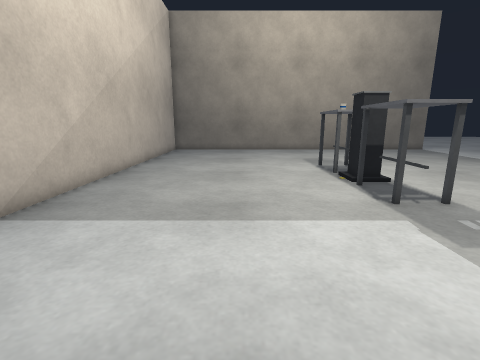
[1] (above)

16 first-person views from a walk through a robot-simulator world made for Gazebo. The camera is 0.59 m above the floor, tilts 12° down and sees 85° across. The floor is counted in squares, 0.25 m on a side. Each view is taken from the middle of a square. On the plan, view 1 faces up. The plan holds only what a view shows up to about 17 squares ahead; the rest is blank. The place goes on beyond the plan.

[2]
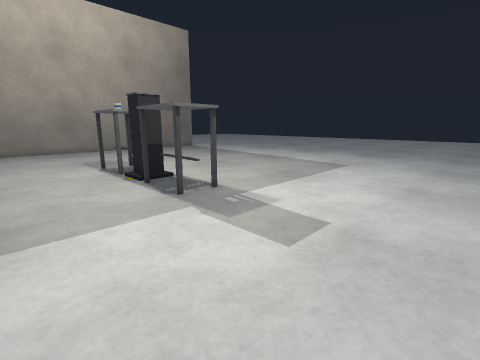

[3]
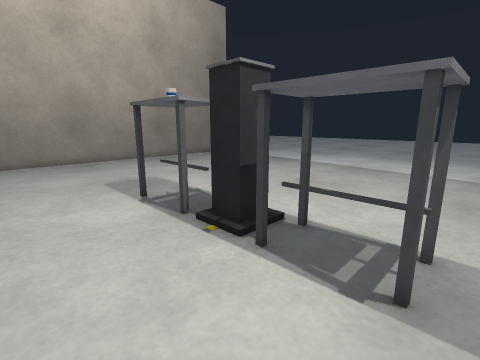

[4]
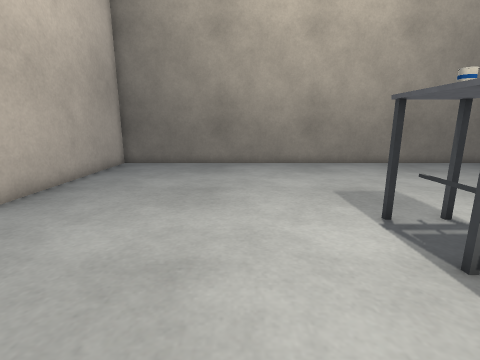

[5]
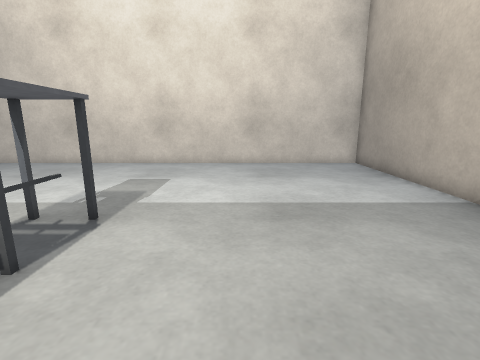

[6]
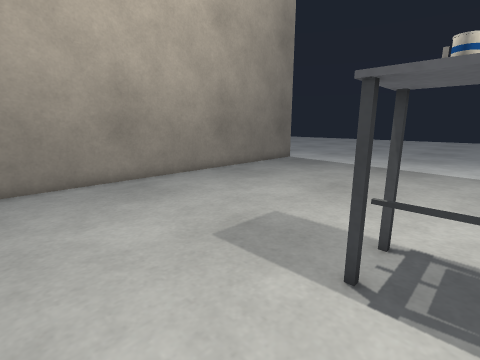

[7]
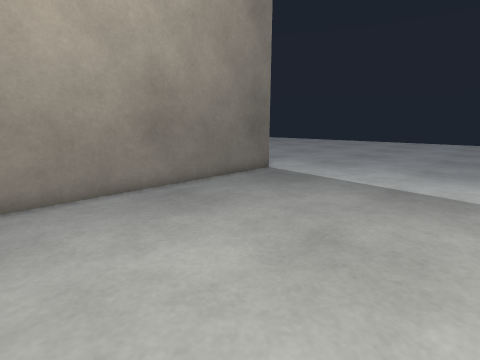

[8]
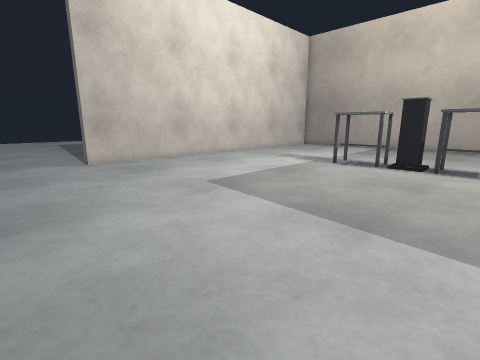

[9]
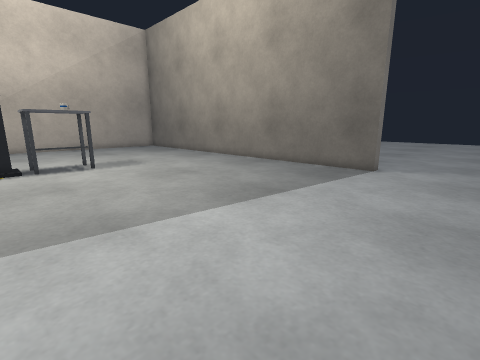

[10]
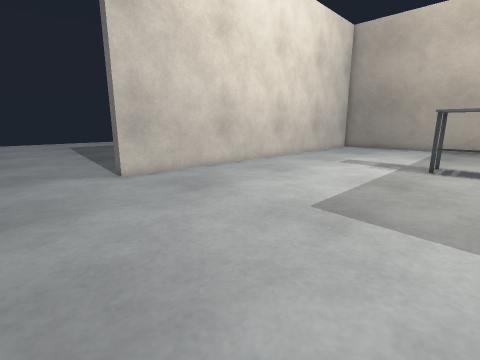

[11]
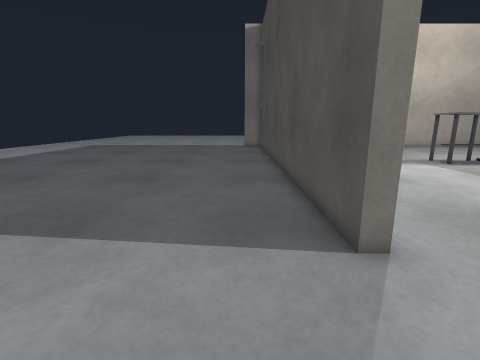

[12]
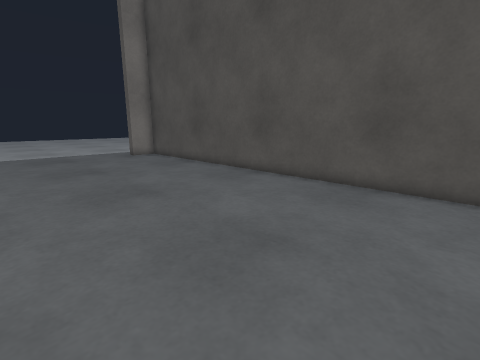

[13]
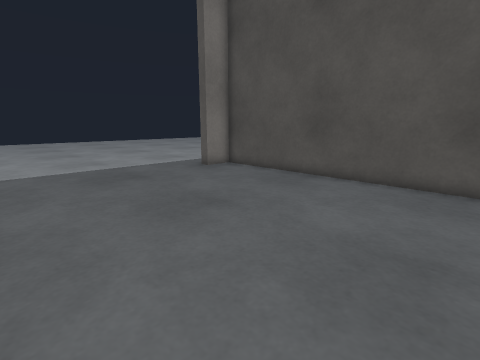

[14]
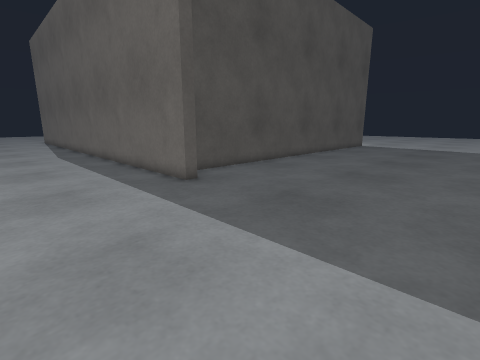

[15]
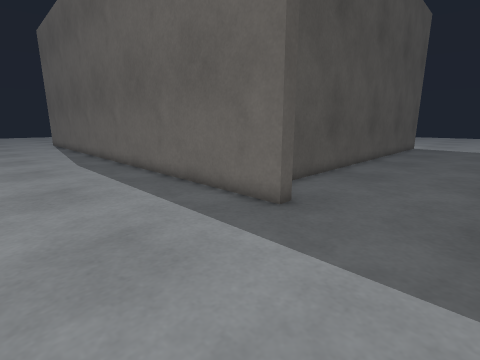

[16]
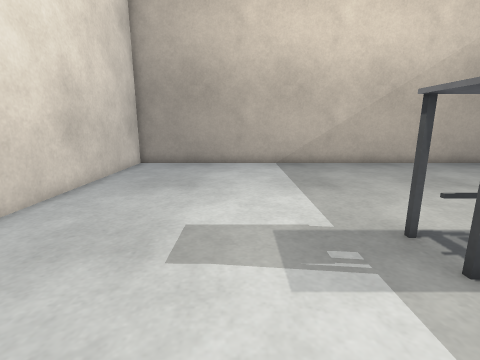

### Floor plan
Points are (right, up) in squares from view 1. A wall is a line through its corners. A room is listed if a view was taken in it or the views show most of it. See-through windows are left out.
Room 1 (views 1, 2, 3, 4, 5, 6, 7, 8, 9, 10, 16)
walls: (17.5, 25.2) (-6.2, 25.2) (-6.2, -2.2) (17.5, -2.2)
ways out: opening at (20, -2.5) to room 2; opening at (20, 25.5)
objects: table (5, 8) to (6, 10); other object (5, 11) to (6, 12); table (5, 13) to (6, 14); cup (5, 15) to (6, 15)
Room 2 (views 11, 12, 13, 14, 15)
walls: (17.5, -2.2) (17.5, -2.8) (-6.2, -2.8) (-6.2, -4.5) (-6.8, -4.5) (-6.8, 9.6)
ways out: opening at (20, -2.5) to room 1

Where each view was taken, in squares from view 1:
view 1: 0 up, 0 right, facing up
view 2: 0 up, 0 right, facing up-right
view 3: 7 up, 1 right, facing up-right
view 4: 9 up, 1 right, facing up
view 5: 14 up, 1 right, facing down
view 6: 14 up, 1 right, facing up-right
view 7: 16 up, 6 right, facing up-right
view 8: 15 up, 22 right, facing down-left
view 9: 11 up, 22 right, facing up-left
view 10: 10 up, 22 right, facing down-left
view 11: 5 down, 22 right, facing left
view 12: 13 down, 14 right, facing up-left
view 13: 14 down, 6 right, facing up-left
view 14: 14 down, 13 left, facing up-right
view 15: 9 down, 13 left, facing up-right
view 16: 4 up, 10 right, facing left
